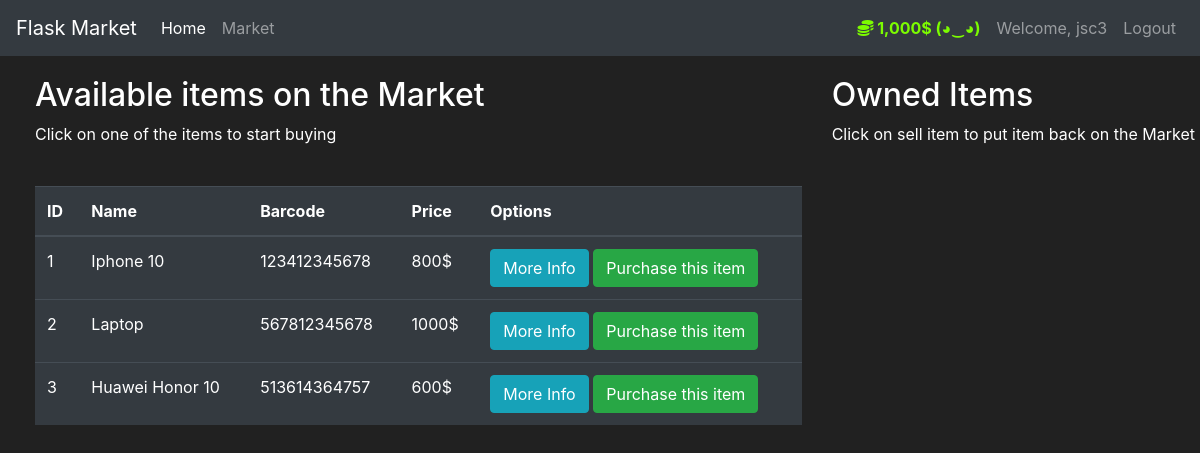
/market (signed in), run on the app's committed database.
### market/models.py (models this page shows, shortened)
class User(db.Model, UserMixin):
    id = db.Column(db.Integer, primary_key=True)
    username = db.Column(db.String(length=30), nullable=False, unique=True)
    email_address = db.Column(db.String(length=50), nullable=False, unique=True)
    password_hash = db.Column(db.String(length=60), nullable=False)
    budget = db.Column(db.Integer(), nullable=False, default=1000)
    items = db.relationship('Item', backref='owned_user', lazy=True)
    @property # ovo ce nam ljepse ispisivati novac (stavljat ce zarez iza svake trece cifre)
    def prettier_budget(self):
        if self.budget == 0:
            return f'{self.budget}$ ¯\_༼ ಥ ‿ ಥ ༽_/¯'
        elif len(str(self.budget)) == 4:
            return f'{str(self.budget)[:-3]},{str(self.budget)[-3:]}$ (◕‿◕)'
        elif len(str(self.budget)) >=5:
            return f'{str(self.budget)[:-3]},{str(self.budget)[-3:]}$ (⊙_⊙)ヽ(°〇°)ﾉ'
        else:
            return f"{self.budget}$ (ﾒ﹏ﾒ)"
    @property #design pattern koji nam dozvoljava da dodamo nove funkcionalnosti na postojeci objekat bez da modifikuje njegovu strukturu
    def password(self):
        return self.password

class Item(db.Model): #buduci da je Item klasa izvedena iz klase Model, to bazi govori da je Item klasa model
    id = db.Column(db.Integer, primary_key=True) #treba pk
    name = db.Column(db.String(length=30), nullable=False, unique=True) #name je kolona u bazi, koja je tipa string
    price = db.Column(db.Integer(), nullable=False)
    barcode = db.Column(db.String(length=12), nullable=False, unique=True)#barcode je string jer se s njim nece
    description = db.Column(db.String(length=1024), nullable=False, unique=True)
    owner = db.Column(db.Integer(), db.ForeignKey('user.id')) #veze se za prvi kolonu u Useru (id)

### market/routes.py (the view, shortened to what this page needs)
@app.route("/market", methods=['GET','POST']) #ok, idemo na market
@login_required # but, ali jesi li loged-in ? rjesenjeu __init__ line12, ugl
def market_page():
    purchase_form = PurchaseItemForm() #ovdje se obavlja kupovina
    selling_form = SellItemForm() #ovdje se obavlja prodaja
    if request.method == "GET":
        items = Item.query.filter_by(owner=None) # lista sve iteme spaseni u bazi
        owned_items = Item.query.filter_by(owner=current_user.id) #lista sve iteme koje logged korisnik posjeduje
        return render_template("market.html", items=items, purchase_form=purchase_form, owned_items=owned_items, selling_form=selling_form)

### market/models.py (called while the page is built)
@login_manager.user_loader
def load_user(user_id):
    return User.query.get(int(user_id))

### market/Templates/market.html (shortened to what this page needs)
{% extends "base.html" %}
{% block content %}
    <div class="row" style="margin-top:20px; margin-left:20px">
        <div class="col-8">
            <h2>Available items on the Market</h2>
            <p>Click on one of the items to start buying</p>
            <br>
            <table class="table table-hover table-dark">
                <thead>
                    <tr>
                        <th scope="col">ID</th>
                        <th scope="col">Name</th>
                        <th scope="col">Barcode</th>
                        <th scope="col">Price</th>
                        <th scope="col">Options</th>
                    </tr>
                </thead>
                <tbody>
                    {% for item in items %}
                    <tr>
                        <td>{{ item.id }}</td>
                        <td>{{ item.name }}</td>
                        <td>{{ item.barcode }}</td>
                        <td>{{ item.price }}$</td>
                        <td>
                            <button class="btn btn-outline btn-info" data-toggle="modal" data-target="#Modal-MoreInfo-{{ item.id }}">More Info</button>
                            <button class="btn btn-outline btn-success" data-toggle="modal" data-target="#Modal-PurchaseConfirm-{{ item.id }}">Purchase this item</button>
                        </td>
                    </tr>
                    {% endfor %}
                </tbody>
            </table>
        </div>
        <div class="col-4">
            <h2>Owned Items</h2>
            <p>Click on sell item to put item back on the Market</p>
            <br>
        </div>
    </div>
{% endblock %}

### market/Templates/base.html (shortened to what this page needs)
<!doctype html>
<html lang="en">
    <head>
      <link rel="stylesheet" href="https://cdn.jsdelivr.net/npm/bootstrap@4.5.3/dist/css/bootstrap.min.css">
    </head>
    <body>
        <nav class="navbar navbar-expand-md navbar-dark bg-dark">
            <a class="navbar-brand" href="#">Flask Market</a>
            <div class="collapse navbar-collapse" id="navbarNav">
                <ul class="navbar-nav mr-auto">
                    <li class="nav-item active">
                        <a class="nav-link" href="{{ url_for('home_page') }}">Home <span class="sr-only">(current)</span></a>
                    </li>
                    <li class="nav-item">
                        <a class="nav-link" href="{{ url_for('market_page') }}">Market</a>
                    </li>
                </ul>
                    {% if current_user.is_authenticated %}
                        <ul class="navbar-nav">
                            <li class="nav-item">
                                <a class="nav-link" style="color: lawngreen; font-weight: bold;">
                                    <i class="fas fa-coins"></i>
                                    {{ current_user.prettier_budget }}
                                </a>
                            </li>
                            <li class="nav-item">
                                <a class="nav-link">Welcome, {{ current_user.username }}</a>
                            </li>
                            <li class="nav-item">
                                <a class="nav-link" href="{{ url_for('logout_page') }}">Logout</a>
                            </li>
                        </ul>
                    {% endif %}
            </div>
        </nav>
        {% block content %}
        {% endblock %}
    </body>
</html>

### market/Templates/base.html (style rules this page uses)
body { background-color: #212121; color: white }

### data on the page
User: prettier_budget "1,000$ (◕‿◕)", username "jsc3"
Item: id "1", name "Iphone 10", barcode "123412345678", price "800"
Item: id "2", name "Laptop", barcode "567812345678", price "1000"
Item: id "3", name "Huawei Honor 10", barcode "513614364757", price "600"
